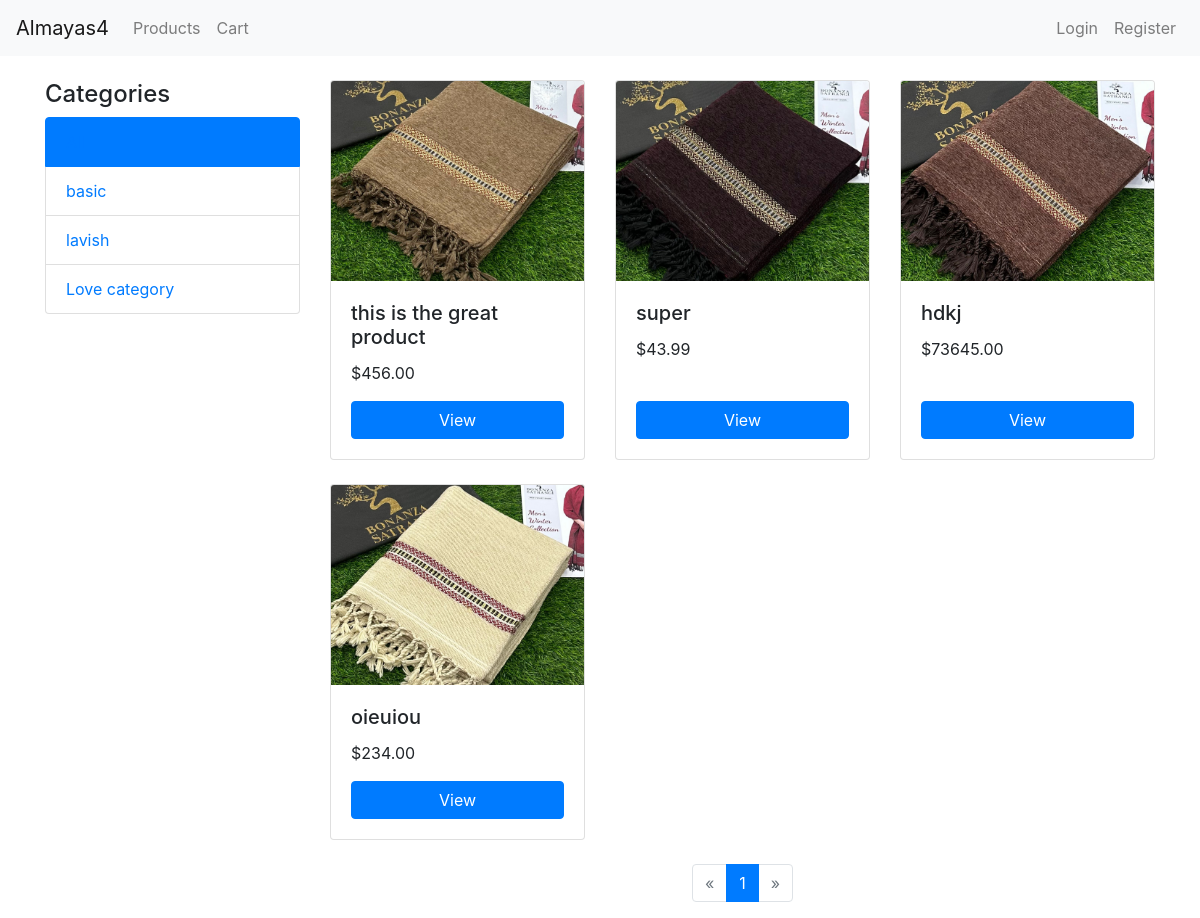
The page / on the database its author committed.
### store/models.py (models this page shows, shortened)
class Category(models.Model):
    name = models.CharField(max_length=255)
    slug = models.SlugField(unique=True)
    description = models.TextField(blank=True)
    class Meta:
        verbose_name_plural = 'Categories'

class Product(models.Model):
    category = models.ForeignKey(Category, related_name='products', on_delete=models.CASCADE)
    name = models.CharField(max_length=255)
    slug = models.SlugField(unique=True)
    description = models.TextField()
    price = models.DecimalField(max_digits=10, decimal_places=2)
    stock = models.PositiveIntegerField()
    available = models.BooleanField(default=True)
    created = models.DateTimeField(auto_now_add=True)
    updated = models.DateTimeField(auto_now=True)
    image = models.ImageField(upload_to='products/', blank=True, null=True)
    class Meta:
        ordering = ('-created',)

### store/views.py (the view)
# urls.py: path('', views.product_list, name='product_list'),
def product_list(request, category_slug=None):
    category = None
    categories = Category.objects.all()
    products = Product.objects.filter(available=True)
    if category_slug:
        category = get_object_or_404(Category, slug=category_slug)
        products = products.filter(category=category)
    paginator = Paginator(products, 9)  # Show 9 products per page
    page_number = request.GET.get('page')
    page_obj = paginator.get_page(page_number)
    return render(request, 'store/product_list.html', {
        'category': category,
        'categories': categories,
        'products': page_obj,
    })

### store/templates/store/product_list.html (shortened to what this page needs)
{% extends "store/base.html" %}
{% load static %}
{% block content %}
<div class="row">
    <div class="col-md-3">
        <h4>Categories</h4>
        <ul class="list-group">
            <li class="list-group-item {% if not category %}active{% endif %}">
                <a href="{% url 'store:product_list' %}">All</a>
            </li>
            {% for cat in categories %}
            <li class="list-group-item {% if category == cat %}active{% endif %}">
                <a href="{% url 'store:product_list_by_category' cat.slug %}">{{ cat.name }}</a>
            </li>
            {% endfor %}
        </ul>
    </div>
    <div class="col-md-9">
        <div class="row">
            {% for product in products %}
            <div class="col-md-4 mb-4">
                <div class="card h-100">
                    {% if product.image %}
                        <img src="{{ product.image.url }}" class="card-img-top" alt="{{ product.name }}">
                    {% else %}
                        <img src="https://via.placeholder.com/150" class="card-img-top" alt="No Image">
                    {% endif %}
                    <div class="card-body d-flex flex-column">
                        <h5 class="card-title">{{ product.name }}</h5>
                        <p class="card-text">${{ product.price }}</p>
                        <a href="{% url 'store:product_detail' product.slug %}" class="btn btn-primary mt-auto">View</a>
                    </div>
                </div>
            </div>
            {% endfor %}
        </div>
        <nav aria-label="Page navigation">
            <ul class="pagination justify-content-center">
                {% if products.has_previous %}
                    <li class="page-item">
                        <a class="page-link" href="?page={{ products.previous_page_number }}" aria-label="Previous">
                            <span aria-hidden="true">&laquo;</span>
                        </a>
                    </li>
                {% else %}
                    <li class="page-item disabled">
                        <span class="page-link" aria-label="Previous">
                            <span aria-hidden="true">&laquo;</span>
                        </span>
                    </li>
                {% endif %}
                {% for num in products.paginator.page_range %}
                    {% if products.number == num %}
                        <li class="page-item active"><span class="page-link">{{ num }}</span></li>
                    {% elif num > products.number|add:'-3' and num < products.number|add:'3' %}
                        <li class="page-item"><a class="page-link" href="?page={{ num }}">{{ num }}</a></li>
                    {% endif %}
                {% endfor %}
                {% if products.has_next %}
                    <li class="page-item">
                        <a class="page-link" href="?page={{ products.next_page_number }}" aria-label="Next">
                            <span aria-hidden="true">&raquo;</span>
                        </a>
                    </li>
                {% else %}
                    <li class="page-item disabled">
                        <span class="page-link" aria-label="Next">
                            <span aria-hidden="true">&raquo;</span>
                        </span>
                    </li>
                {% endif %}
            </ul>
        </nav>
    </div>
</div>
{% endblock %}

### store/templates/store/base.html (shortened to what this page needs)
{% load static %}
<!DOCTYPE html>
<html lang="en">
<head>
    <link href="https://stackpath.bootstrapcdn.com/bootstrap/4.5.2/css/bootstrap.min.css" rel="stylesheet">
    <link href="{% static 'store/css/styles.css' %}" rel="stylesheet">
</head>
<body>
    <nav class="navbar navbar-expand-lg navbar-light bg-light">
        <a class="navbar-brand" href="{% url 'store:product_list' %}">Almayas4</a>
        <div class="collapse navbar-collapse" id="navbarNav">
            <ul class="navbar-nav mr-auto">
                <li class="nav-item">
                    <a class="nav-link" href="{% url 'store:product_list' %}">Products</a>
                </li>
                <li class="nav-item">
                    <a class="nav-link" href="{% url 'store:cart_detail' %}">Cart</a>
                </li>
            </ul>
            <ul class="navbar-nav">
                {% if user.is_authenticated %}
                    <li class="nav-item">
                        <a class="nav-link" href="#">Hello, {{ user.username }}!</a>
                    </li>
                    <li class="nav-item">
                        <a class="nav-link" href="{% url 'store:logout' %}">Logout</a>
                    </li>
                {% else %}
                    <li class="nav-item">
                        <a class="nav-link" href="{% url 'store:login' %}">Login</a>
                    </li>
                    <li class="nav-item">
                        <a class="nav-link" href="{% url 'store:register' %}">Register</a>
                    </li>
                {% endif %}
            </ul>
        </div>
    </nav>
    <div class="container mt-4">
        {% block content %}{% endblock %}
    </div>
</body>
</html>

### store/store/static/store/css/styles.css (style rules this page uses)
.card-img-top { width: 100%; height: 200px; object-fit: cover; }

### rows shown on the page
Category: name "basic"
Category: name "lavish"
Category: name "Love category"
Product: image (picture), name "this is the great product", price "456.00"
Product: image (picture), name "super", price "43.99"
Product: image (picture), name "hdkj", price "73645.00"
Product: image (picture), name "oieuiou", price "234.00"

### other values the page prints
{{ num }} "1"
